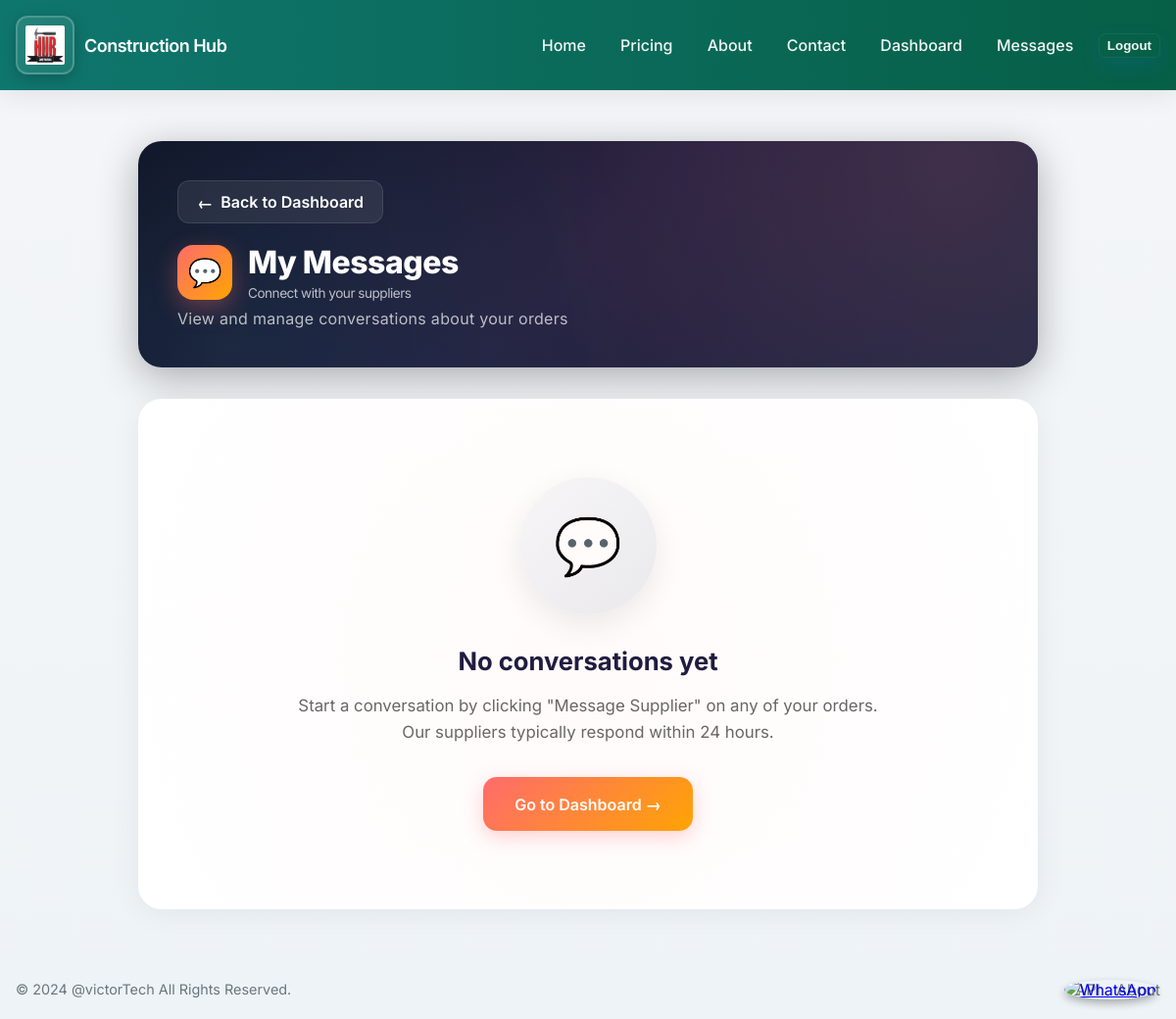
Page /messaging/ (signed in) on the earlier database version.
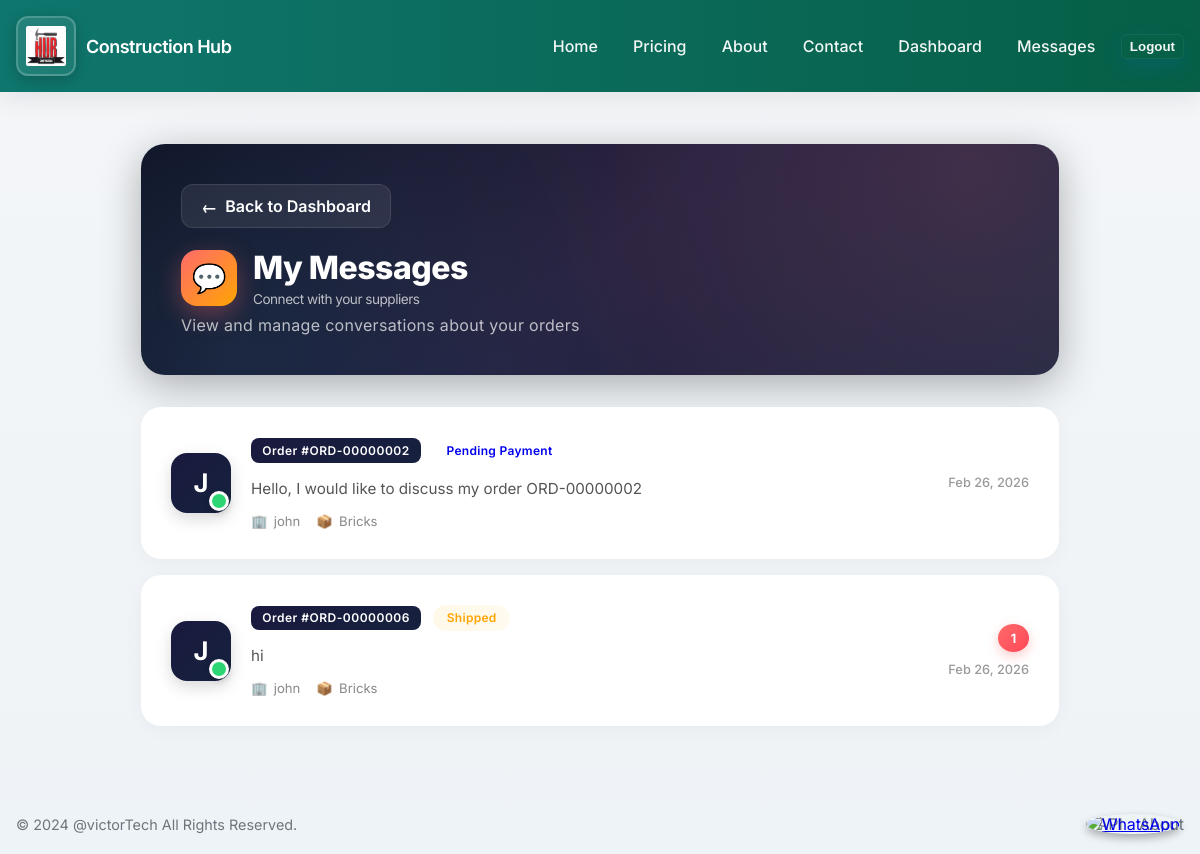
Same page on the later database version.
### apps/messaging/models.py (models this page shows, shortened)
class Conversation(models.Model):
    order = models.ForeignKey(Order, on_delete=models.CASCADE, related_name='conversations')
    customer = models.ForeignKey(User, on_delete=models.CASCADE, related_name='customer_conversations')
    supplier = models.ForeignKey(User, on_delete=models.CASCADE, related_name='supplier_conversations')
    created_at = models.DateTimeField(auto_now_add=True)
    updated_at = models.DateTimeField(auto_now=True)
    class Meta:
        ordering = ['-updated_at']
        unique_together = ['order', 'customer', 'supplier']
    @property
    def last_message(self):
        return self.messages.first()
    @property
    def unread_count(self):
        return self.messages.filter(is_read=False).exclude(sender=self.customer).count()

class Message(models.Model):
    conversation = models.ForeignKey(Conversation, on_delete=models.CASCADE, related_name='messages')
    sender = models.ForeignKey(User, on_delete=models.CASCADE, related_name='sent_messages')
    content = models.TextField()
    is_read = models.BooleanField(default=False)
    created_at = models.DateTimeField(auto_now_add=True)
    class Meta:
        ordering = ['created_at']

### apps/accounts/models.py (models this page shows, shortened)
class CustomUser(AbstractUser):
    USER_TYPES = [
        ('customer', 'Customer'),
        ('supplier', 'Supplier'),
        ('consultant', 'Consultant'),
        ('admin', 'Admin'),
    ]
    user_type = models.CharField(max_length=20, choices=USER_TYPES, default='customer')
    phone_number = models.CharField(max_length=15, blank=True, null=True)
    company_name = models.CharField(max_length=255, blank=True, null=True)
    location = models.CharField(max_length=255, blank=True, null=True)
    @property
    def is_supplier(self):
        return self.user_type == 'supplier'

### apps/orders/models.py (models this page shows, shortened)
class Order(models.Model):
    customer = models.ForeignKey(settings.AUTH_USER_MODEL, on_delete=models.CASCADE, related_name='orders', null=True, blank=True)
    ordering_supplier = models.ForeignKey(settings.AUTH_USER_MODEL, on_delete=models.SET_NULL, related_name='supplier_orders', null=True, blank=True, help_text="Supplier who created this order")
    product = models.ForeignKey(Product, on_delete=models.CASCADE, related_name='orders', null=True, blank=True)
    quantity = models.PositiveIntegerField(default=1)
    price = models.DecimalField(max_digits=10, decimal_places=2, null=True, blank=True, help_text="Price per unit in KSH at time of order")
    order_number = models.CharField(max_length=50, unique=True, blank=True, null=True)
    customer_name = models.CharField(max_length=255, blank=True)
    customer_number = models.CharField(max_length=15, blank=True)
    customer_location = models.CharField(max_length=255, blank=True)
    created_at = models.DateTimeField(auto_now_add=True)
    updated_at = models.DateTimeField(auto_now=True)
    status = models.CharField(max_length=30, choices=[
        ('saved', 'Saved'),
        ('pending_payment', 'Pending Payment'),
        ('paid', 'Paid'),
        ('shipped', 'Shipped'),
        ('complete_waiting_transport', 'Complete Waiting for Transport'),
        ('completed', 'Completed'),
        ('canceled', 'Canceled'),
    ], default='saved')
    order_image = models.ImageField(upload_to='order_images/', blank=True, null=True, help_text="Image uploaded by supplier when creating order")
    plan_type = models.CharField(max_length=50, blank=True, null=True, help_text="Type of architectural plan purchased (2_bedroom, 3_bedroom)")
    mpesa_phone_number = models.CharField(max_length=15, blank=True, null=True, help_text="Customer's M-Pesa phone number")
    mpesa_transaction_id = models.CharField(max_length=50, blank=True, null=True, help_text="M-Pesa transaction ID")
    mpesa_checkout_request_id = models.CharField(max_length=50, blank=True, null=True, help_text="M-Pesa checkout request ID")
    payment_status = models.CharField(max_length=20, choices=[
        ('pending', 'Pending'),
        ('completed', 'Completed'),
        ('failed', 'Failed'),
        ('cancelled', 'Cancelled'),
    ], default='pending', help_text="M-Pesa payment status")
    payment_initiated_at = models.DateTimeField(blank=True, null=True, help_text="When payment was initiated")
    payment_completed_at = models.DateTimeField(blank=True, null=True, help_text="When payment was completed")
    offer = models.CharField(max_length=50, blank=True, null=True, choices=[
        ('', 'No Offer'),
        ('free_delivery', 'Free Delivery'),
        ('10_percent_discount', '10% Discount'),
    ], help_text="Special offer applied to this order")

### apps/products/models.py (models this page shows, shortened)
class Product(models.Model):
    CATEGORY_CHOICES = [
        ('cement', 'Cement & Concrete'),
        ('steel', 'Steel & Metals'),
        ('wood', 'Wood & Timber'),
        ('electrical', 'Electrical'),
        ('plumbing', 'Plumbing'),
        ('tools', 'Tools & Equipment'),
        ('other', 'Other'),
    ]
    name = models.CharField(max_length=255)
    description = models.TextField()
    category = models.CharField(max_length=20, choices=CATEGORY_CHOICES, default='other')
    image_url = models.URLField(blank=True, null=True)
    cost = models.DecimalField(max_digits=10, decimal_places=2)
    quality = models.CharField(max_length=50, choices=[
        ('standard', 'Standard'),
        ('premium', 'Premium'),
        ('high_end', 'High-End'),
    ], default='standard', help_text="Quality level of the product")
    location = models.CharField(max_length=255)
    available_quantity = models.PositiveIntegerField(default=0)
    supplier = models.ForeignKey(Supplier, on_delete=models.CASCADE, related_name='products_from_products_app')
    offer = models.CharField(max_length=50, blank=True, null=True, choices=[
        ('', 'No Offer'),
        ('free_delivery', 'Free Delivery'),
        ('10_percent_discount', '10% Discount'),
    ], help_text="Special offer applied to this product")

### apps/messaging/views.py (the view)
# urls.py: path('', views.my_conversations, name='conversations'),
@login_required
def my_conversations(request):
    user = request.user
    if not user.is_supplier:
        messages.error(request, "You do not have access to the messages page.")
        return redirect("accounts:dashboard")
    conversations = Conversation.objects.filter(
        Q(customer=user) | Q(supplier=user)
    ).select_related("order", "customer", "supplier").prefetch_related("messages")
    context = {"conversations": conversations}
    return render(request, "messaging/conversations.html", context)

### templates/messaging/conversations.html (shortened to what this page needs)
{% extends 'base.html' %}
{% load static %}
{% block content %}
<div class="container" style="max-width: 950px; margin: 0 auto; padding: 2rem 1rem;">
  <div class="page-header">
    <div class="page-header-content">
      <a href="{% url 'dashboard:customer_dashboard' %}" class="back-button">
        <span>←</span> Back to Dashboard
      </a>
      <div class="page-title">
        <div class="page-title-icon">💬</div>
        <div>
          <div>My Messages</div>
          <div style="font-size: 0.85rem; font-weight: 400; opacity: 0.7; margin-top: 0.25rem;">Connect with your suppliers</div>
        </div>
      </div>
      <p class="page-subtitle">View and manage conversations about your orders</p>
    </div>
  </div>
  {% if conversations %}
    {% for conversation in conversations %}
      <a href="{% url 'messaging:conversation_detail' conversation.id %}" class="conversation-card">
        <div style="display: flex; justify-content: space-between; align-items: center;">
          <div style="display: flex; align-items: center; gap: 1.25rem; flex: 1;">
            <div class="conversation-avatar">
              {{ conversation.supplier.username|make_list|first|upper }}
            </div>
            <div style="flex: 1;">
              <div style="display: flex; align-items: center; gap: 0.75rem; margin-bottom: 0.6rem; flex-wrap: wrap;">
                <span class="order-badge">Order #{{ conversation.order.order_number }}</span>
                <span class="status-badge {{ conversation.order.status }}">
                  {{ conversation.order.get_status_display }}
                </span>
              </div>
              <p class="message-preview">
                {% if conversation.last_message %}
                  {{ conversation.last_message.content|truncatechars:60 }}
                {% else %}
                  No messages yet
                {% endif %}
              </p>
              <div class="conversation-meta">
                <span class="conversation-meta-item">
                  <span>🏢</span> {{ conversation.supplier.username }}
                </span>
                <span class="conversation-meta-item">
                  <span>📦</span> {{ conversation.order.product.name|default:'N/A'|truncatechars:25 }}
                </span>
              </div>
            </div>
          </div>
          <div style="text-align: right; display: flex; flex-direction: column; align-items: flex-end; gap: 0.6rem;">
            {% if conversation.unread_count > 0 %}
              <span class="unread-badge">{{ conversation.unread_count }}</span>
            {% endif %}
            <span style="color: #999; font-size: 0.8rem; font-weight: 500;">
              {{ conversation.updated_at|date:'M d, Y' }}
            </span>
          </div>
        </div>
      </a>
    {% endfor %}
  {% else %}
    <div class="empty-state">
      <div class="empty-state-icon">💬</div>
      <h3>No conversations yet</h3>
      <p>Start a conversation by clicking "Message Supplier" on any of your orders.<br>Our suppliers typically respond within 24 hours.</p>
      <a href="{% url 'dashboard:customer_dashboard' %}" class="btn-primary">
        Go to Dashboard →
      </a>
    </div>
  {% endif %}
</div>
{% endblock %}

Differences in the rows shown:
added Conversation: supplier.username|make_list "J", order.order_number "ORD-00000002", order.status "Pending Payment", last_message.content "Hello, I would like to discuss my order ORD-00000002", supplier.username "john", order.product.name "Bricks", updated_at "Feb 26, 2026"
added Conversation: supplier.username|make_list "J", order.order_number "ORD-00000006", order.status "Shipped", last_message.content "hi", supplier.username "john", order.product.name "Bricks", unread_count "1", updated_at "Feb 26, 2026"
Other differences:
text no longer shown: "💬 No conversations yet Start a conversation by clicking \"Message Supplier\" on any of your orders. Our suppliers typically respond within 24 hours. Go to Dashboard →"
